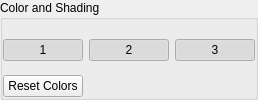
              <widget class="QGroupBox" name="groupBox_2">
               <property name="title">
                <string>Color and Shading</string>
               </property>
               <layout class="QVBoxLayout" name="verticalLayout_6">
                <property name="spacing">
                 <number>2</number>
                </property>
                <property name="margin">
                 <number>0</number>
                </property>
                <item>
                 <widget class="GammaWidget" name="sharedGammaWidget"/>
                </item>
                <item>
                 <widget class="GammaWidget" name="referenceGammaWidget"/>
                </item>
                <item>
                 <widget class="QFrame" name="sharedColorFrame">
                  <property name="frameShape">
                   <enum>QFrame::NoFrame</enum>
                  </property>
                  <property name="frameShadow">
                   <enum>QFrame::Raised</enum>
                  </property>
                  <layout class="QHBoxLayout" name="horizontalLayout_6">
                   <property name="leftMargin">
                    <number>0</number>
                   </property>
                   <property name="topMargin">
                    <number>0</number>
                   </property>
                   <property name="rightMargin">
                    <number>0</number>
                   </property>
                   <property name="bottomMargin">
                    <number>12</number>
                   </property>
                   <item>
                    <widget class="QPushButton" name="redToggleButton">
                     <property name="text">
                      <string>1</string>
                     </property>
                     <property name="checkable">
                      <bool>true</bool>
                     </property>
                     <property name="checked">
                      <bool>true</bool>
                     </property>
                    </widget>
                   </item>
                   <item>
                    <widget class="QPushButton" name="greenToggleButton">
                     <property name="text">
                      <string>2</string>
                     </property>
                     <property name="checkable">
                      <bool>true</bool>
                     </property>
                     <property name="checked">
                      <bool>true</bool>
                     </property>
                    </widget>
                   </item>
                   <item>
                    <widget class="QPushButton" name="blueToggleButton">
                     <property name="text">
                      <string>3</string>
                     </property>
                     <property name="checkable">
                      <bool>true</bool>
                     </property>
                     <property name="checked">
                      <bool>true</bool>
                     </property>
                    </widget>
                   </item>
                  </layout>
                 </widget>
                </item>
                <item>
                 <widget class="QPushButton" name="resetColorsButton">
                  <property name="sizePolicy">
                   <sizepolicy hsizetype="Fixed" vsizetype="Fixed">
                    <horstretch>0</horstretch>
                    <verstretch>0</verstretch>
                   </sizepolicy>
                  </property>
                  <property name="toolTip">
                   <string>Restore default color intensities.</string>
                  </property>
                  <property name="text">
                   <string>Reset Colors</string>
                  </property>
                 </widget>
                </item>
               </layout>
              </widget>
